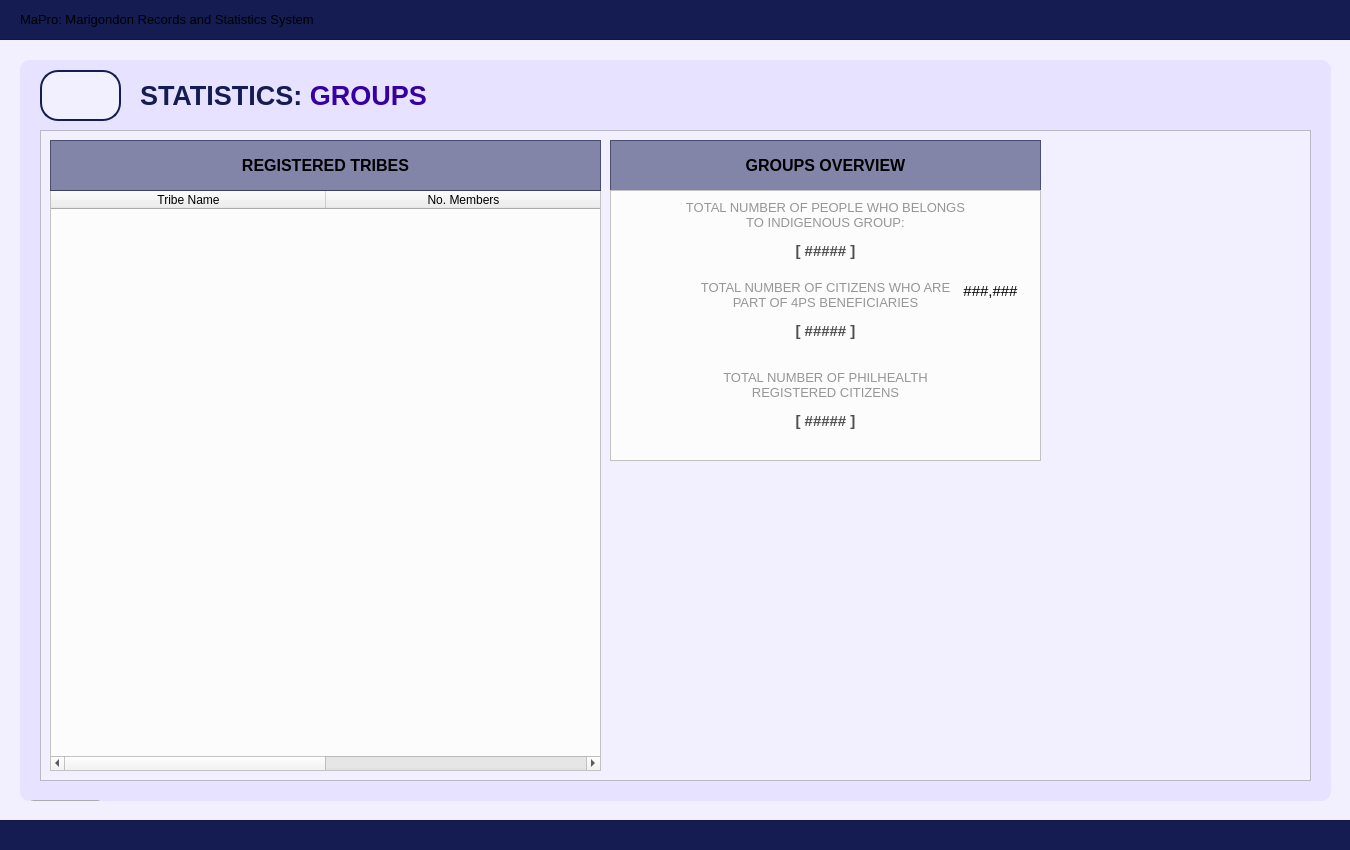
<?xml version="1.0" encoding="UTF-8"?>
<ui version="4.0">
 <class>User_dashboardWidget</class>
 <widget class="QWidget" name="User_dashboardWidget">
  <property name="geometry">
   <rect>
    <x>0</x>
    <y>0</y>
    <width>1350</width>
    <height>850</height>
   </rect>
  </property>
  <property name="sizePolicy">
   <sizepolicy hsizetype="Fixed" vsizetype="Fixed">
    <horstretch>0</horstretch>
    <verstretch>0</verstretch>
   </sizepolicy>
  </property>
  <property name="maximumSize">
   <size>
    <width>1350</width>
    <height>850</height>
   </size>
  </property>
  <property name="windowTitle">
   <string>Form</string>
  </property>
  <property name="styleSheet">
   <string notr="true">#User_dashboardWidget{
	background-color: #f2efff;
}</string>
  </property>
  <widget class="QFrame" name="border_blueLines1">
   <property name="geometry">
    <rect>
     <x>-10</x>
     <y>-1</y>
     <width>1371</width>
     <height>41</height>
    </rect>
   </property>
   <property name="styleSheet">
    <string notr="true">#border_blueLines1{
	background-color: #141c52;
}
</string>
   </property>
   <property name="frameShape">
    <enum>QFrame::Shape::StyledPanel</enum>
   </property>
   <property name="frameShadow">
    <enum>QFrame::Shadow::Raised</enum>
   </property>
   <widget class="QLabel" name="title_bodyDashboardSystemTitle">
    <property name="geometry">
     <rect>
      <x>30</x>
      <y>0</y>
      <width>1301</width>
      <height>41</height>
     </rect>
    </property>
    <property name="font">
     <font>
      <family>Arial</family>
      <pointsize>10</pointsize>
      <bold>false</bold>
     </font>
    </property>
    <property name="styleSheet">
     <string notr="true">#title_bodyDashboardSystemTitle {
	background-color: transparent;
	color: #white;
}
</string>
    </property>
    <property name="text">
     <string>MaPro: Marigondon Records and Statistics System</string>
    </property>
    <property name="alignment">
     <set>Qt::AlignmentFlag::AlignLeading|Qt::AlignmentFlag::AlignLeft|Qt::AlignmentFlag::AlignVCenter</set>
    </property>
   </widget>
  </widget>
  <widget class="QFrame" name="border_blueLines2">
   <property name="geometry">
    <rect>
     <x>-10</x>
     <y>820</y>
     <width>1381</width>
     <height>31</height>
    </rect>
   </property>
   <property name="styleSheet">
    <string notr="true">#border_blueLines2{
	background-color: #141c52;
}
</string>
   </property>
   <property name="frameShape">
    <enum>QFrame::Shape::StyledPanel</enum>
   </property>
   <property name="frameShadow">
    <enum>QFrame::Shadow::Raised</enum>
   </property>
  </widget>
  <widget class="QFrame" name="baseBodyFrame">
   <property name="geometry">
    <rect>
     <x>20</x>
     <y>60</y>
     <width>1311</width>
     <height>741</height>
    </rect>
   </property>
   <property name="styleSheet">
    <string notr="true">#baseBodyFrame {
	background-color: #e7e2ff;
	border: none;
	border-radius: 10px;
}</string>
   </property>
   <property name="frameShape">
    <enum>QFrame::Shape::StyledPanel</enum>
   </property>
   <property name="frameShadow">
    <enum>QFrame::Shadow::Raised</enum>
   </property>
   <widget class="QPushButton" name="logout_buttonLogout_3">
    <property name="geometry">
     <rect>
      <x>10</x>
      <y>740</y>
      <width>71</width>
      <height>31</height>
     </rect>
    </property>
    <property name="font">
     <font>
      <family>Arial</family>
      <pointsize>8</pointsize>
      <bold>true</bold>
     </font>
    </property>
    <property name="cursor">
     <cursorShape>PointingHandCursor</cursorShape>
    </property>
    <property name="styleSheet">
     <string notr="true">#logout_buttonLogout {
    background-color: #bc1c1c;
    color: white;
    border-radius: 5px;
    padding: 10px; /* Optional: Adjusts spacing inside the button */
}
#logout_buttonLogout:hover {
    background-color: #d82020; /* Slightly lighter blue when hovered */
}
#logout_buttonLogout:pressed {
    background-color: #8c1515; /* Darker blue when clicked */
}</string>
    </property>
    <property name="text">
     <string>LOGOUT</string>
    </property>
   </widget>
   <widget class="QLabel" name="title_bodyStatistics">
    <property name="geometry">
     <rect>
      <x>120</x>
      <y>20</y>
      <width>471</width>
      <height>31</height>
     </rect>
    </property>
    <property name="font">
     <font>
      <family>Arial</family>
      <pointsize>20</pointsize>
      <bold>true</bold>
     </font>
    </property>
    <property name="styleSheet">
     <string notr="true">#title_bodyStatistics {
	background-color: transparent;
	color: #141c52;
}
</string>
    </property>
    <property name="text">
     <string>&lt;html&gt;&lt;head/&gt;&lt;body&gt;&lt;p&gt;STATISTICS: &lt;span style=&quot; color:#3600a1;&quot;&gt;GROUPS&lt;/span&gt;&lt;/p&gt;&lt;/body&gt;&lt;/html&gt;</string>
    </property>
   </widget>
   <widget class="QFrame" name="statistics_frameBody">
    <property name="geometry">
     <rect>
      <x>20</x>
      <y>70</y>
      <width>1271</width>
      <height>651</height>
     </rect>
    </property>
    <property name="styleSheet">
     <string notr="true">#statistics_frameBody{
	background-color: #f2efff;
}</string>
    </property>
    <property name="frameShape">
     <enum>QFrame::Shape::StyledPanel</enum>
    </property>
    <property name="frameShadow">
     <enum>QFrame::Shadow::Raised</enum>
    </property>
    <widget class="QFrame" name="table_titleFrameStatistics_2">
     <property name="geometry">
      <rect>
       <x>570</x>
       <y>10</y>
       <width>431</width>
       <height>51</height>
      </rect>
     </property>
     <property name="styleSheet">
      <string notr="true">#table_titleFrameStatistics_2{
	background-color: rgba(20, 28, 82, 128)
}
</string>
     </property>
     <property name="frameShape">
      <enum>QFrame::Shape::StyledPanel</enum>
     </property>
     <property name="frameShadow">
      <enum>QFrame::Shadow::Raised</enum>
     </property>
     <widget class="QLabel" name="statistics_labelNote_2">
      <property name="geometry">
       <rect>
        <x>0</x>
        <y>0</y>
        <width>431</width>
        <height>51</height>
       </rect>
      </property>
      <property name="font">
       <font>
        <family>Arial</family>
        <pointsize>12</pointsize>
        <bold>true</bold>
       </font>
      </property>
      <property name="styleSheet">
       <string notr="true">#statistics_labelNote {
	background-color: transparent;
	color: #FFFFFF;
}
</string>
      </property>
      <property name="text">
       <string>GROUPS OVERVIEW</string>
      </property>
      <property name="alignment">
       <set>Qt::AlignmentFlag::AlignCenter</set>
      </property>
     </widget>
    </widget>
    <widget class="QFrame" name="groups_frameOverview">
     <property name="geometry">
      <rect>
       <x>570</x>
       <y>60</y>
       <width>431</width>
       <height>271</height>
      </rect>
     </property>
     <property name="styleSheet">
      <string notr="true">#groups_frameOverview{
	background-color: #fcfcfc;
}</string>
     </property>
     <property name="frameShape">
      <enum>QFrame::Shape::StyledPanel</enum>
     </property>
     <property name="frameShadow">
      <enum>QFrame::Shadow::Raised</enum>
     </property>
     <widget class="QLabel" name="voter_36_59">
      <property name="geometry">
       <rect>
        <x>350</x>
        <y>90</y>
        <width>61</width>
        <height>21</height>
       </rect>
      </property>
      <property name="font">
       <font>
        <family>Arial</family>
        <pointsize>11</pointsize>
        <bold>false</bold>
       </font>
      </property>
      <property name="styleSheet">
       <string notr="true">#hhd_Of8_Male {
	background-color: transparent;
	color: #4f4f4f;
}
</string>
      </property>
      <property name="text">
       <string>###,###</string>
      </property>
      <property name="alignment">
       <set>Qt::AlignmentFlag::AlignCenter</set>
      </property>
     </widget>
     <widget class="QLabel" name="groups_totalIndigenous">
      <property name="geometry">
       <rect>
        <x>0</x>
        <y>50</y>
        <width>431</width>
        <height>21</height>
       </rect>
      </property>
      <property name="font">
       <font>
        <family>Arial</family>
        <pointsize>11</pointsize>
        <bold>true</bold>
       </font>
      </property>
      <property name="styleSheet">
       <string notr="true">#groups_totalIndigenous {
	background-color: transparent;
	color: #4f4f4f;
}
</string>
      </property>
      <property name="text">
       <string>[ ##### ]</string>
      </property>
      <property name="alignment">
       <set>Qt::AlignmentFlag::AlignCenter</set>
      </property>
     </widget>
     <widget class="QLabel" name="label_desc2_2">
      <property name="geometry">
       <rect>
        <x>0</x>
        <y>10</y>
        <width>431</width>
        <height>31</height>
       </rect>
      </property>
      <property name="font">
       <font>
        <family>Arial</family>
        <pointsize>10</pointsize>
       </font>
      </property>
      <property name="styleSheet">
       <string notr="true">#label_desc2_2{
	color: #969696;
}</string>
      </property>
      <property name="text">
       <string>&lt;html&gt;&lt;head/&gt;&lt;body&gt;&lt;p&gt;TOTAL NUMBER OF PEOPLE WHO BELONGS &lt;br/&gt;TO INDIGENOUS GROUP:&lt;/p&gt;&lt;/body&gt;&lt;/html&gt;</string>
      </property>
      <property name="alignment">
       <set>Qt::AlignmentFlag::AlignCenter</set>
      </property>
     </widget>
     <widget class="QLabel" name="label_desc2_3">
      <property name="geometry">
       <rect>
        <x>0</x>
        <y>80</y>
        <width>431</width>
        <height>51</height>
       </rect>
      </property>
      <property name="font">
       <font>
        <family>Arial</family>
        <pointsize>10</pointsize>
       </font>
      </property>
      <property name="styleSheet">
       <string notr="true">#label_desc2_3{
	color: #969696;
}</string>
      </property>
      <property name="text">
       <string>&lt;html&gt;&lt;head/&gt;&lt;body&gt;&lt;p&gt;TOTAL NUMBER OF CITIZENS WHO ARE &lt;br/&gt;PART OF 4PS BENEFICIARIES&lt;/p&gt;&lt;/body&gt;&lt;/html&gt;</string>
      </property>
      <property name="alignment">
       <set>Qt::AlignmentFlag::AlignCenter</set>
      </property>
     </widget>
     <widget class="QLabel" name="groups_total4Ps">
      <property name="geometry">
       <rect>
        <x>0</x>
        <y>130</y>
        <width>431</width>
        <height>21</height>
       </rect>
      </property>
      <property name="font">
       <font>
        <family>Arial</family>
        <pointsize>11</pointsize>
        <bold>true</bold>
       </font>
      </property>
      <property name="styleSheet">
       <string notr="true">#groups_total4Ps {
	background-color: transparent;
	color: #4f4f4f;
}
</string>
      </property>
      <property name="text">
       <string>[ ##### ]</string>
      </property>
      <property name="alignment">
       <set>Qt::AlignmentFlag::AlignCenter</set>
      </property>
     </widget>
     <widget class="QLabel" name="groups_totalPhilHealth">
      <property name="geometry">
       <rect>
        <x>0</x>
        <y>220</y>
        <width>431</width>
        <height>21</height>
       </rect>
      </property>
      <property name="font">
       <font>
        <family>Arial</family>
        <pointsize>11</pointsize>
        <bold>true</bold>
       </font>
      </property>
      <property name="styleSheet">
       <string notr="true">#groups_totalPhilHealth {
	background-color: transparent;
	color: #4f4f4f;
}
</string>
      </property>
      <property name="text">
       <string>[ ##### ]</string>
      </property>
      <property name="alignment">
       <set>Qt::AlignmentFlag::AlignCenter</set>
      </property>
     </widget>
     <widget class="QLabel" name="label_desc2_4">
      <property name="geometry">
       <rect>
        <x>0</x>
        <y>170</y>
        <width>431</width>
        <height>51</height>
       </rect>
      </property>
      <property name="font">
       <font>
        <family>Arial</family>
        <pointsize>10</pointsize>
       </font>
      </property>
      <property name="styleSheet">
       <string notr="true">#label_desc2_4{
	color: #969696;
}</string>
      </property>
      <property name="text">
       <string>&lt;html&gt;&lt;head/&gt;&lt;body&gt;&lt;p&gt;TOTAL NUMBER OF PHILHEALTH &lt;br/&gt;REGISTERED CITIZENS&lt;/p&gt;&lt;/body&gt;&lt;/html&gt;</string>
      </property>
      <property name="alignment">
       <set>Qt::AlignmentFlag::AlignCenter</set>
      </property>
     </widget>
    </widget>
    <widget class="QTableWidget" name="jobs_tableListOfTribes">
     <property name="geometry">
      <rect>
       <x>10</x>
       <y>60</y>
       <width>551</width>
       <height>581</height>
      </rect>
     </property>
     <property name="styleSheet">
      <string notr="true">#jobs_tableListOfTribes{
	background-color: #fcfcfc;
}</string>
     </property>
     <attribute name="horizontalHeaderMinimumSectionSize">
      <number>36</number>
     </attribute>
     <attribute name="horizontalHeaderDefaultSectionSize">
      <number>275</number>
     </attribute>
     <attribute name="verticalHeaderMinimumSectionSize">
      <number>29</number>
     </attribute>
     <attribute name="verticalHeaderDefaultSectionSize">
      <number>35</number>
     </attribute>
     <column>
      <property name="text">
       <string>Tribe Name</string>
      </property>
      <property name="font">
       <font>
        <family>Arial</family>
       </font>
      </property>
      <property name="background">
       <color>
        <red>59</red>
        <green>57</green>
        <blue>100</blue>
       </color>
      </property>
     </column>
     <column>
      <property name="text">
       <string>No. Members</string>
      </property>
      <property name="font">
       <font>
        <family>Arial</family>
       </font>
      </property>
      <property name="background">
       <color>
        <red>59</red>
        <green>57</green>
        <blue>100</blue>
       </color>
      </property>
     </column>
    </widget>
    <widget class="QFrame" name="table_titleFrameStatistics_3">
     <property name="geometry">
      <rect>
       <x>10</x>
       <y>10</y>
       <width>551</width>
       <height>51</height>
      </rect>
     </property>
     <property name="styleSheet">
      <string notr="true">#table_titleFrameStatistics_3{
	background-color: rgba(20, 28, 82, 128)
}
</string>
     </property>
     <property name="frameShape">
      <enum>QFrame::Shape::StyledPanel</enum>
     </property>
     <property name="frameShadow">
      <enum>QFrame::Shadow::Raised</enum>
     </property>
     <widget class="QLabel" name="statistics_labelNote_3">
      <property name="geometry">
       <rect>
        <x>0</x>
        <y>0</y>
        <width>551</width>
        <height>51</height>
       </rect>
      </property>
      <property name="font">
       <font>
        <family>Arial</family>
        <pointsize>12</pointsize>
        <bold>true</bold>
       </font>
      </property>
      <property name="styleSheet">
       <string notr="true">#statistics_labelNote {
	background-color: transparent;
	color: #FFFFFF;
}
</string>
      </property>
      <property name="text">
       <string>REGISTERED TRIBES</string>
      </property>
      <property name="alignment">
       <set>Qt::AlignmentFlag::AlignCenter</set>
      </property>
     </widget>
    </widget>
   </widget>
   <widget class="QToolButton" name="btn_returnToStatisticsPage">
    <property name="geometry">
     <rect>
      <x>20</x>
      <y>10</y>
      <width>81</width>
      <height>51</height>
     </rect>
    </property>
    <property name="styleSheet">
     <string notr="true">#btn_returnToStatisticsPage {
    background-color: #f2efff;
    color: #141c52;
	border: 2px solid #141c52; 
	border-radius: 18px;
	text-align: left;
    padding: 10px; /* Optional: Adjusts spacing inside the button */
}
#btn_returnToStatisticsPage:hover {
    background-color: #fdfdff; /* Slightly lighter blue when hovered */
}
#btn_returnToStatisticsPage:pressed {
    background-color: #e7e5f4; /* Darker blue when clicked */
}

</string>
    </property>
    <property name="text">
     <string/>
    </property>
    <property name="icon">
     <iconset>
      <normaloff>../../../Assets/FuncIcons/img_return.png</normaloff>../../../Assets/FuncIcons/img_return.png</iconset>
    </property>
    <property name="iconSize">
     <size>
      <width>25</width>
      <height>25</height>
     </size>
    </property>
   </widget>
  </widget>
 </widget>
 <resources/>
 <connections/>
</ui>
